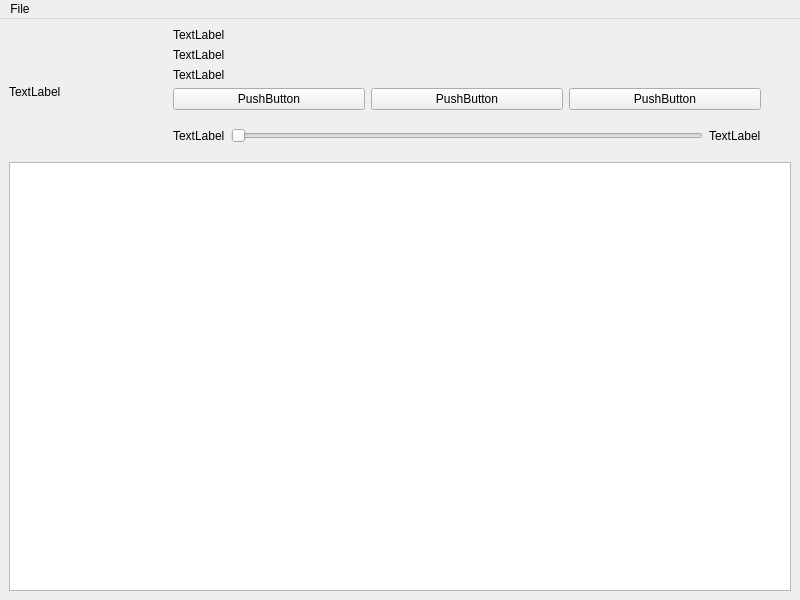
<?xml version="1.0" encoding="UTF-8"?>
<ui version="4.0">
 <class>MainWindow</class>
 <widget class="QMainWindow" name="MainWindow">
  <property name="geometry">
   <rect>
    <x>0</x>
    <y>0</y>
    <width>800</width>
    <height>600</height>
   </rect>
  </property>
  <property name="windowTitle">
   <string>MainWindow</string>
  </property>
  <widget class="QWidget" name="centralwidget">
   <layout class="QVBoxLayout" name="verticalLayout_3">
    <item>
     <layout class="QHBoxLayout" name="horizontalLayout_2">
      <item>
       <widget class="QLabel" name="label">
        <property name="minimumSize">
         <size>
          <width>128</width>
          <height>128</height>
         </size>
        </property>
        <property name="text">
         <string>TextLabel</string>
        </property>
       </widget>
      </item>
      <item>
       <layout class="QVBoxLayout" name="verticalLayout_2">
        <item>
         <layout class="QVBoxLayout" name="verticalLayout_4">
          <property name="leftMargin">
           <number>30</number>
          </property>
          <property name="rightMargin">
           <number>30</number>
          </property>
          <item>
           <widget class="QLabel" name="label_5">
            <property name="text">
             <string>TextLabel</string>
            </property>
           </widget>
          </item>
          <item>
           <widget class="QLabel" name="label_2">
            <property name="text">
             <string>TextLabel</string>
            </property>
            <property name="margin">
             <number>0</number>
            </property>
           </widget>
          </item>
          <item>
           <widget class="QLabel" name="label_6">
            <property name="text">
             <string>TextLabel</string>
            </property>
            <property name="margin">
             <number>0</number>
            </property>
           </widget>
          </item>
         </layout>
        </item>
        <item>
         <layout class="QHBoxLayout" name="horizontalLayout_4" stretch="0,0,0">
          <property name="leftMargin">
           <number>30</number>
          </property>
          <property name="rightMargin">
           <number>30</number>
          </property>
          <item>
           <widget class="QPushButton" name="pushButton_2">
            <property name="text">
             <string>PushButton</string>
            </property>
           </widget>
          </item>
          <item>
           <widget class="QPushButton" name="pushButton_3">
            <property name="text">
             <string>PushButton</string>
            </property>
           </widget>
          </item>
          <item>
           <widget class="QPushButton" name="pushButton">
            <property name="text">
             <string>PushButton</string>
            </property>
           </widget>
          </item>
         </layout>
        </item>
        <item>
         <layout class="QHBoxLayout" name="horizontalLayout_3">
          <property name="leftMargin">
           <number>30</number>
          </property>
          <property name="rightMargin">
           <number>30</number>
          </property>
          <property name="bottomMargin">
           <number>0</number>
          </property>
          <item>
           <widget class="QLabel" name="label_4">
            <property name="text">
             <string>TextLabel</string>
            </property>
           </widget>
          </item>
          <item>
           <widget class="QSlider" name="horizontalSlider">
            <property name="orientation">
             <enum>Qt::Horizontal</enum>
            </property>
           </widget>
          </item>
          <item>
           <widget class="QLabel" name="label_3">
            <property name="text">
             <string>TextLabel</string>
            </property>
           </widget>
          </item>
         </layout>
        </item>
       </layout>
      </item>
     </layout>
    </item>
    <item>
     <layout class="QVBoxLayout" name="verticalLayout">
      <property name="topMargin">
       <number>0</number>
      </property>
      <item>
       <widget class="QListWidget" name="listWidget"/>
      </item>
     </layout>
    </item>
   </layout>
  </widget>
  <widget class="QMenuBar" name="menubar">
   <property name="geometry">
    <rect>
     <x>0</x>
     <y>0</y>
     <width>800</width>
     <height>24</height>
    </rect>
   </property>
   <widget class="QMenu" name="menuFile">
    <property name="title">
     <string>File</string>
    </property>
    <addaction name="actionAdd_File"/>
    <addaction name="actionAdd_Folder"/>
   </widget>
   <addaction name="menuFile"/>
  </widget>
  <action name="actionAdd_File">
   <property name="text">
    <string>Add File</string>
   </property>
  </action>
  <action name="actionAdd_Folder">
   <property name="text">
    <string>Add Folder</string>
   </property>
  </action>
 </widget>
 <resources/>
 <connections/>
</ui>
